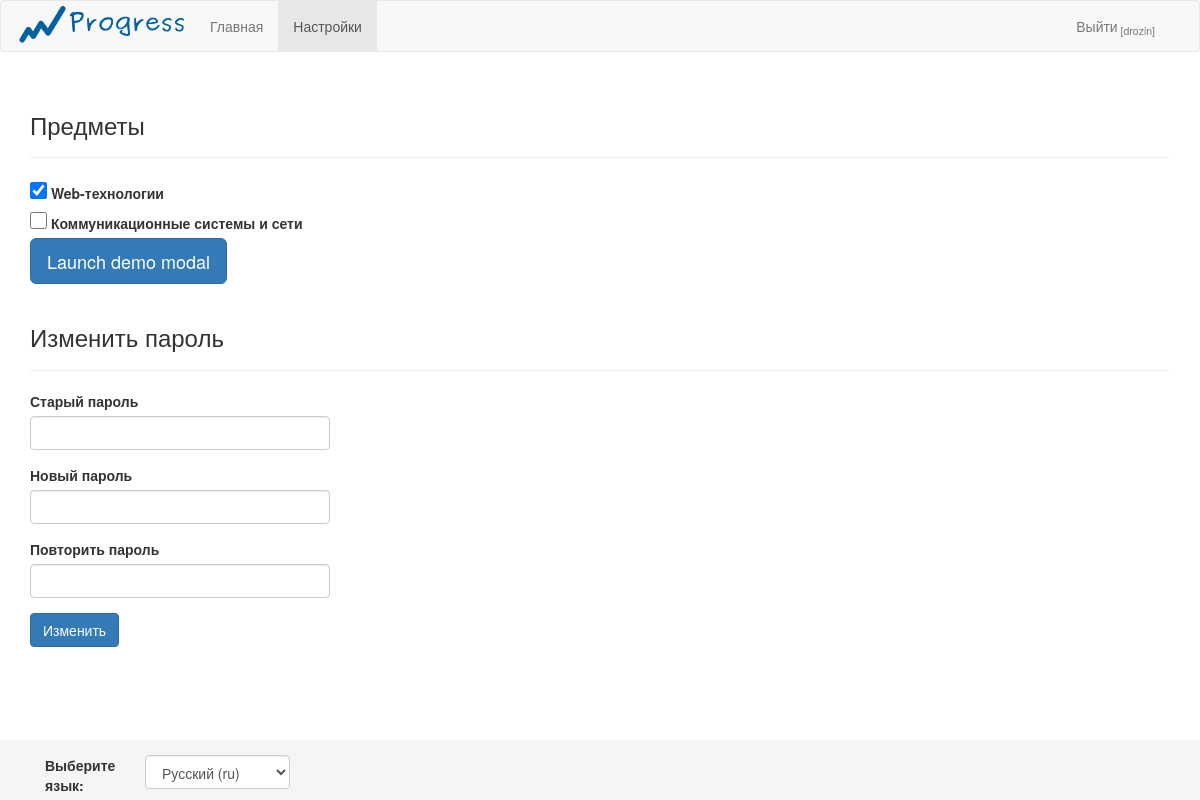
Before: /settings/ (signed in) with the older database file.
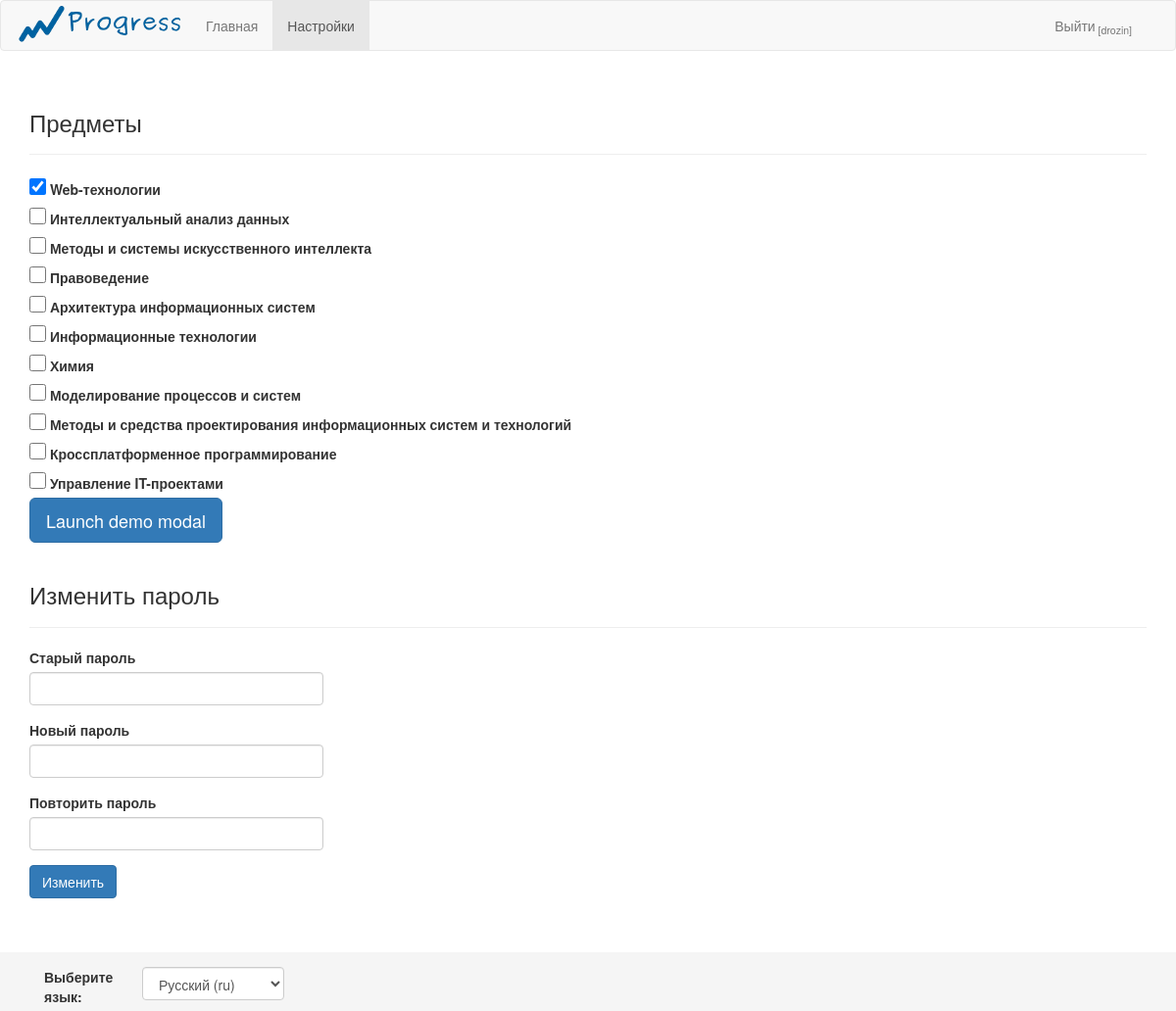
After: the same page with the newer database file.
### home/models.py (models this page shows, shortened)
class Subject(models.Model):
	name = models.CharField(max_length = 100)
	short_name = models.CharField(max_length = 10, unique=True, null=True)

class Teacher(models.Model):
	user = models.OneToOneField(User,null=True)
	name = models.CharField(max_length=100)
	patronymic = models.CharField(max_length=100)
	surname = models.CharField(max_length=100)
	subjects = models.ManyToManyField(Subject)

### home/views.py (the view)
# urls.py: url(r'^settings/$',views.settings,name='settings'),
def settings(request):
	if not request.user.is_authenticated:
		return HttpResponseRedirect(reverse('home:main'))
	user_is_student = hasattr(request.user,'student')
	user_is_teacher = hasattr(request.user,'teacher')
	if request.method == 'POST':
		if  request.is_ajax():
			if request.POST['action'] == 'student_add_subject':
				Student_Subject.objects.create(
					student = Student.objects.get(pk=request.POST['studentid']),
					subject = Subject.objects.get(pk=request.POST['subjectid']),
					teacher = Teacher.objects.get(pk=request.POST['teacherid'])
				)
				return HttpResponse(json.dumps(_('Предмет добавлен')), content_type='application/json')
			elif request.POST['action'] == 'student_delete_subject':
				Student_Subject.objects.get(
					student__id = request.POST['studentid'],
					subject__id = request.POST['subjectid']
				).delete()
				return HttpResponse(json.dumps(_('Предмет удален')),content_type='application/json')
			elif request.POST['action'] == 'student_change_teacher':
				try:
					student_subject_record = Student_Subject.objects.get(
						student__id = request.POST['studentid'],
						subject__id = request.POST['subjectid']
					)
					student_subject_record.teacher = Teacher.objects.get(pk = request.POST['teacherid'])
					student_subject_record.save()
				except ObjectDoesNotExist:
					pass
				return HttpResponse(json.dumps(_('Преподаватель изменен')), content_type='application/json')
			elif request.POST['action'] == 'teacher_add_subject':
				subject = Subject.objects.get(pk = request.POST['subjectid'])
				request.user.teacher.subjects.add( subject )
				request.user.teacher.save()
				return HttpResponse(json.dumps(_('Предмет добавлен')), content_type='application/json')
			elif request.POST['action'] == 'teacher_delete_subject':
				teacher = request.user.teacher
				subject = Subject.objects.get(pk = request.POST['subjectid'] )
				student_subject_records = Student_Subject.objects.filter(
					teacher__id = teacher.id,
					subject__id = subject.id
				)
				for record in student_subject_records:
					record.delete()
				teacher.subjects.remove( subject )
				teacher.save()
				return HttpResponse(json.dumps(_('Предмет удален')),content_type='application/json')
			elif request.POST['action'] == 'add_job':
				subject = Subject.objects.get(pk = request.POST['subjectid'])
				Job.objects.create(
					subject = subject,
					name = request.POST['name'],
					short_name = request.POST['short_name']
				)
				return HttpResponse(json.dumps(_('Работа добавлена')),content_type='application/json')
			elif request.POST['action'] == 'delete_job':
				Job.objects.get(pk = request.POST['jobid']).delete()
				return HttpResponse(json.dumps(_('Работа удалена')),content_type='application/json')
			elif request.POST['action'] == 'edit_job_name':
				job = Job.objects.get(pk = request.POST['jobid'])
				job.name = request.POST['new_name']
				job.save()
				return HttpResponse(json.dumps(_('Название изменено')),content_type='application/json')
			elif request.POST['action'] == 'edit_job_short_name':
				job = Job.objects.get(pk = request.POST['jobid'])
				job.short_name = request.POST['new_short_name']
				job.save()
				return HttpResponse(json.dumps(_('Краткое название изменено')),content_type='application/json')
			elif request.POST['action'] == 'add_log_entry':
				studentid = request.POST['studentid']
				jobid = request.POST['jobid']
				log_query_set = Log.objects.filter(student__id = studentid, job__id = jobid)
				log_entry = log_query_set[0] if log_query_set.exists() else None
				if user_is_student:
					if not log_entry:
						Log.objects.create(
							student = request.user.student,
							job = Job.objects.get(pk = jobid),
							date = date.today(),
							confirmed = False
						)
						return HttpResponse(json.dumps(_('Запись добавлена')),content_type='application/json')
				elif user_is_teacher:
					if log_entry:
						log_entry.confirmed = True
						log_entry.save()
						return HttpResponse(json.dumps(_('Запись подтверждена')),content_type='application/json')
					else:
						Log.objects.create(
							student = Student.objects.get(pk=studentid),
							job = Job.objects.get(pk = jobid),
							date = date.today(),
							confirmed = True
						)
						return HttpResponse(json.dumps(_('Запись добавлена')),content_type='application/json')
				return HttpResponse('')
			elif request.POST['action'] == 'delete_log_entry':
				studentid = request.POST['studentid']
				jobid = request.POST['jobid']
				log_query_set = Log.objects.filter(student__id = studentid, job__id = jobid)
				log_entry = log_query_set[0] if log_query_set.exists() else None
				if user_is_student:
					if log_entry:
						if not log_entry.confirmed:
							log_entry.delete()
							return HttpResponse(json.dumps(_('Запись удалена')),content_type='application/json')
				elif user_is_teacher:
					if log_entry:
						log_entry.confirmed = False
						log_entry.save()
						return HttpResponse(json.dumps(_('Запись удалена')),content_type='application/json')
			return HttpResponse('')
		else:
			user = request.user
			if check_password(request.POST['old-password'], user.password):
				if request.POST['new-password'] == request.POST['repeat-password']:
					user.password = make_password(request.POST['new-password'])
					user.save()
					return render(request,'home/settings/base.html',{
							'success_message':_('Новый пароль установлен')
						}
					)
				else:
					return render(request,'home/settings/base.html',{
							'error_message':_('Пароли не совпадают')
						}
					)
			else:
				return render(request,'home/settings/base.html',{
						'error_message':_('Неверный пароль!')
					}
				)
	else:
		user = request.user
		user_is_student = hasattr(user,'student')
		user_is_teacher = hasattr(user,'teacher')
		current_semesters = get_current_semesters()
		current_subjects = get_subjects_of(current_semesters)
		subjects = current_subjects
		if user_is_student:
			return render(request,'home/settings/student.html',locals())
		elif user_is_teacher:
			return render(request,'home/settings/teacher.html',locals())
		else:
			return render(request,'home/main/base.html',locals())

### home/models.py (called while the page is built)
	def isCurrent(self):
		return self.start_date <= date.today() <= self.end_date

### home/templatetags/filters.py (called while the page is built)
@register.filter
def isStudent(user):
	return hasattr(user,'student')

### home/views.py (called while the page is built)
def get_current_semesters():
	return list(
			filter(
				(lambda s : s.isCurrent()),
				Semester.objects.all()
			))

def get_subjects_of(semesters):
	subjects = set()
	for semester in semesters:
		subjects |= set(semester.subjects.all())
	return subjects

### home/templates/home/settings/teacher.html (shortened to what this page needs)
{% extends 'home/settings/base.html' %}
{% load i18n %}
{% block teacher %}
		<div class="page-header">
			<h3>{% trans "Предметы" %}</h3>
		</div>
		{% for subject in subjects %}
			<label>
				<input type='checkbox'
						id='{{subject.id}}'
						{% if subject in user.teacher.subjects.all %}
							checked='checked'
						{% endif %}
				>
				{{subject.name}}
			</label>
			<br>
		{% endfor %}
<button type="button" class="btn btn-primary btn-lg" data-toggle="modal" data-target="#deleting-subject-modal">
  Launch demo modal
</button>
{% endblock %}

### home/templates/home/settings/base.html (shortened to what this page needs)
{% extends 'home/base.html' %}
{% load i18n %}
{% load staticfiles %}
{% block main %}
	{% if error_message %}
		<span class='error'> {{error_message}} </span>
	{% elif success_message %}
		<span class='success'> {{success_message}} </span>
	{% else %}
		{% if user_is_student %}
			{% block student %}{% endblock %}
		{% elif user_is_teacher %}
			{% block teacher %}{% endblock %}
		{% endif %}
		<div class="page-header">
			<h3>{% trans "Изменить пароль" %}</h3>
		</div>
		<form action="{% url 'home:settings' %}" method="post">
			<div class="form-group">
				<label class="control-label" for="old-password">{% trans "Старый пароль" %}</label>
				<input class="form-control" id="old-password" name='old-password' type='password'>
			</div>
			<div class="form-group">
				<label class="control-label" for="new-password">{% trans "Новый пароль" %}</label>
				<input class="form-control" id="new-password" name='new-password' type='password'>
			</div>
			<div class="form-group">
				<label class="control-label" for="repeat-password">{% trans "Повторить пароль" %}</label>
				<input class="form-control" id="repeat-password" name='repeat-password' type='password' >
			</div>
			<div class="form-group">
				<input type='submit' class="btn btn-primary" value='{% trans "Изменить" %}'>
			</div>
		</form>
		{% endif %}
{% endblock %}

### home/templates/home/base.html (shortened to what this page needs)
{% load i18n %}
{% load staticfiles %}
{% load filters %}
<!doctype html>
<html>
<head>
	<link href="{% static 'home/css/bootstrap.min.css' %}" rel="stylesheet">
	<link href="{% static 'home/css/custom-style.css' %}" rel="stylesheet">
	<link href="{% static 'home/css/alertify.core.css' %}" rel="stylesheet">
	<link href="{% static 'home/css/alertify.bootstrap.css' %}" rel="stylesheet">
</head>
<body>
	<header>
		{% block header %}
		<nav>
			{% block menu %}
			<nav class="navbar navbar-default">
				<div class="container">
					<div class="navbar-header">
						<a class="navbar-brand" href="{% url 'home:main' %}"><img id="logo" src="{% static 'home/logo.png' %}"></a>
					</div>
					<div class="collapse navbar-collapse" id="bs-example-navbar-collapse-1">
						<ul class="nav navbar-nav">
							<li><a href="{% url 'home:main' %}">{% trans "Главная" %} <span class="sr-only">(current)</span></a></li>
							{%if user.is_authenticated %}
								<li><a href="{% url 'home:settings' %}">{% trans "Настройки" %}</a></li>
							{% endif %}
						</ul>
						<ul class="nav navbar-nav navbar-right">
							{% if request.user.is_authenticated %}
							<li><a href="{% url 'home:logout' %}">{% trans "Выйти" %}<sub> [{{request.user.username}}]</sub></a></li>
							{% else %}
							<li><a href="{% url 'home:login' %}">{% trans "Войти" %}</a></li>
							<li><a href="{% url 'home:reg' %}">{% trans "Регистрация" %}</a></li>
						</ul>
						{% endif %}
					</div>
				</div>
			</nav>
			{% endblock %}
		</nav>
		{% endblock %}
	</header>
	<main>
		<div class="container">
			{% block main %}
			{% endblock %}
		</div>
	</main>
	<footer class="footer">
		<div class="container">
			{% block footer %}
			<form id='language' action="{% url 'set_language' %}" method="post">
				<label for="select" class="col-xs-4 control-label">{% trans "Выберите язык" %}:</label>
				<div class="form-group">
					<div class="col-xs-1">
						<select name="language" class="form-control language-changer" onchange="this.form.submit()">
							{% get_current_language as LANGUAGE_CODE %}
							{% get_available_languages as LANGUAGES %}
							{% get_language_info_list for LANGUAGES as languages %}
							{% for language in languages %}
							<option value="{{ language.code }}"
							{% if language.code == LANGUAGE_CODE %}
							selected="selected"
							{% endif %}
							>
							{{ language.name_local }} ({{ language.code }})
						</option>
						{% endfor %}
						</select>
					</div>
				</div>
			</form>
			{% endblock %}
		</div>
	</footer>
</body>
</html>

### home/static/home/css/custom-style.css (style rules this page uses)
html { position: relative; min-height: 100%; }
body { margin-bottom: 100px; }
.navbar-brand { padding: 0; }
.footer { position: absolute; bottom: 0; width: 100%; height: 60px; background-color: #f5f5f5; }
form { max-width: 300px; }
.language-changer { width: auto; }
input[type=checkbox] { width: 17px; height: 17px; }

Changed rows visible on the page:
no longer on this page (row unchanged): Subject: name "Коммуникационные системы и сети"
now on this page (row unchanged): Subject: name "Интеллектуальный анализ данных"
added Subject: name "Методы и системы искусственного интеллекта"
added Subject: name "Правоведение"
added Subject: name "Архитектура информационных систем"
added Subject: name "Информационные технологии"
added Subject: name "Химия"
added Subject: name "Моделирование процессов и систем"
added Subject: name "Методы и средства проектирования информационных систем и технологий"
added Subject: name "Кроссплатформенное программирование"
added Subject: name "Управление IT-проектами"
